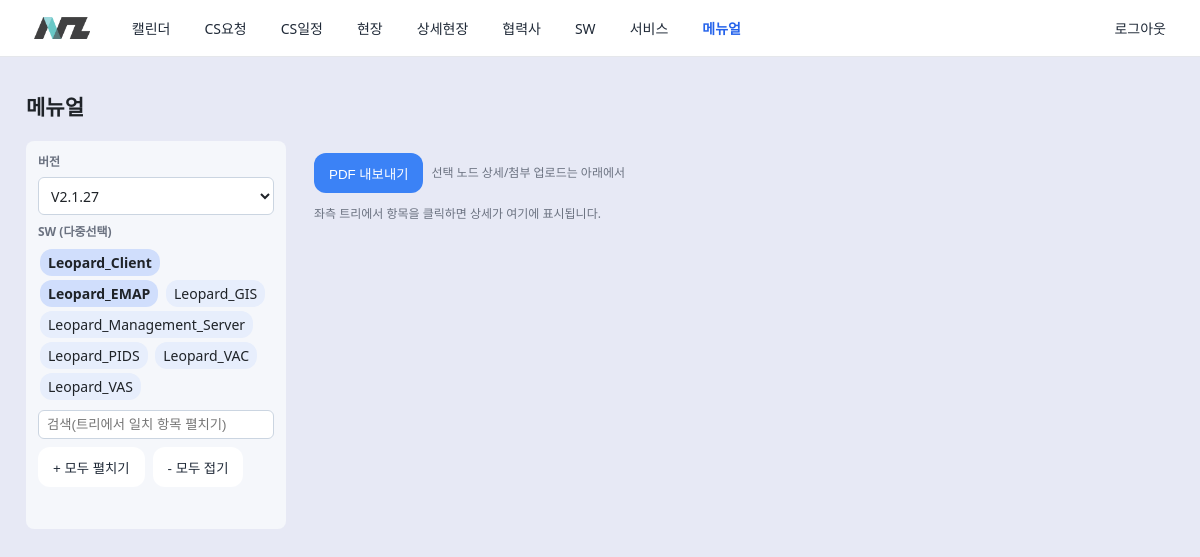
The page /manuals/ (signed in) on the database its author committed.
### app_manuals.py (models this page shows)
class Software(Base):
    __tablename__ = "software"
    id = Column(Integer, primary_key=True)
    name = Column(String, unique=True, index=True)
    created_at = Column(DateTime, default=func.now())

### app_manuals.py (the view)
@router.get("/", response_class=HTMLResponse, name="manuals_page")
def manuals_page(request: Request, db: Session = Depends(get_db)):
    require_login(request)
    versions = db.query(Version).order_by(Version.created_at.desc()).all()
    sw = db.query(Software).order_by(Software.name).all()
    return templates.TemplateResponse(
        "manuals.html",
        {"request": request, "versions": versions, "software": sw},
    )

### templates/manuals.html (shortened to what this page needs)
{% extends "base.html" %}
{% block content %}
<div id="manuals" class="container">
  <h2>메뉴얼</h2>
  <div class="layout">
    <aside class="left">
      <div class="sticky-top">
        <div style="margin-bottom:8px">
          <label class="muted">버전</label>
          <select id="version" style="width:100%;padding:6px 8px;border:1px solid #cbd5e1;border-radius:6px">
            {% for v in versions %}
              <option value="{{ v.id }}">{{ v.name }}</option>
            {% endfor %}
          </select>
        </div>
        <div style="margin-bottom:8px">
          <label class="muted">SW (다중선택)</label>
          <div id="sw-box">
            {% for s in software %}
              <span class="pill" data-id="{{ s.id }}">{{ s.name }}</span>
            {% endfor %}
          </div>
        </div>
        <input id="q" class="search" placeholder="검색(트리에서 일치 항목 펼치기)" />
        <div class="toolbar" style="margin-top:8px">
          <button class="btn" id="expand">+ 모두 펼치기</button>
          <button class="btn" id="collapse">- 모두 접기</button>
        </div>
      </div>
    </aside>
    <main class="right">
      <div class="toolbar">
        <button class="btn btn-primary" id="export">PDF 내보내기</button>
        <span class="muted">선택 노드 상세/첨부 업로드는 아래에서</span>
      </div>
      <div id="detail">
        <p class="muted">좌측 트리에서 항목을 클릭하면 상세가 여기에 표시됩니다.</p>
      </div>
    </main>
  </div>
</div>
{% endblock %}

### static/style.css (style rules this page uses)
:root { --bg:#e7e9f5; --panel:#fff; --border:#e7e9ef; --text:#1f2328; --muted:#6b7280; --brand:#2563eb; --brand-weak:#3b82f6; --danger:#ef4444; --ok:#16a34a; --warn:#f59e0b; --radius:14px; --radius-sm:10px; --container:1180px; --control-h:38px; }
* { box-sizing:border-box }
html,body { height:100% }
body { margin:0;background:var(--bg);color:var(--text);font:14px/1.5 system-ui,-apple-system,"Segoe UI",Roboto,Helvetica,Arial }
.container { max-width:var(--container);margin:0 auto;padding:18px 16px }
main { padding-top:10px }
.btn { display:inline-flex;align-items:center;justify-content:center; height:40px;padding:0 14px;border-radius:12px;border:1px solid transparent;cursor:pointer; background:#fff;color:#1f2937 }
.btn-primary { background:var(--brand-weak);color:#fff;border-color:transparent }
.btn, .btn:hover, .btn:focus, .btn:active, a.btn, a.btn:hover, a.btn:focus, a.btn:active { text-decoration:none }
label { font-weight:600;margin-bottom:6px;display:block }
.form-control, select, textarea { width:100%;border:1px solid var(--border);border-radius:12px;background:#fff;color:var(--text); min-height:var(--control-h);padding:8px 12px;font:inherit }
.muted { color:var(--muted) }

### templates/base.html (style rules this page uses)
.container { max-width:1180px;margin:0 auto;padding:0 16px }

### templates/manuals.html (style rules this page uses)
#manuals .layout { display:grid;grid-template-columns:260px 1fr;gap:16px }
#manuals .left { background:#f5f7fb;padding:12px;overflow:auto;border-radius:8px }
#manuals .right { padding:12px;overflow:auto }
#manuals .toolbar { display:flex;gap:8px;align-items:center;margin-bottom:8px }
#manuals .pill { display:inline-block;padding:3px 8px;margin:2px;border-radius:12px;background:#e7eefc;cursor:pointer }
#manuals .pill.active { background:#d0defc;font-weight:600 }
#manuals .muted { color:#6b7280;font-size:12px }
#manuals .search { width:100%;padding:6px 8px;border:1px solid #cbd5e1;border-radius:6px }
#manuals .sticky-top { position:sticky;top:0;background:#f5f7fb;padding-bottom:8px }

### rows shown on the page
Software: name "Leopard_Client"
Software: name "Leopard_EMAP"
Software: name "Leopard_GIS"
Software: name "Leopard_Management_Server"
Software: name "Leopard_PIDS"
Software: name "Leopard_VAC"
Software: name "Leopard_VAS"

### other values the page prints
form field value "V2.1.27"
